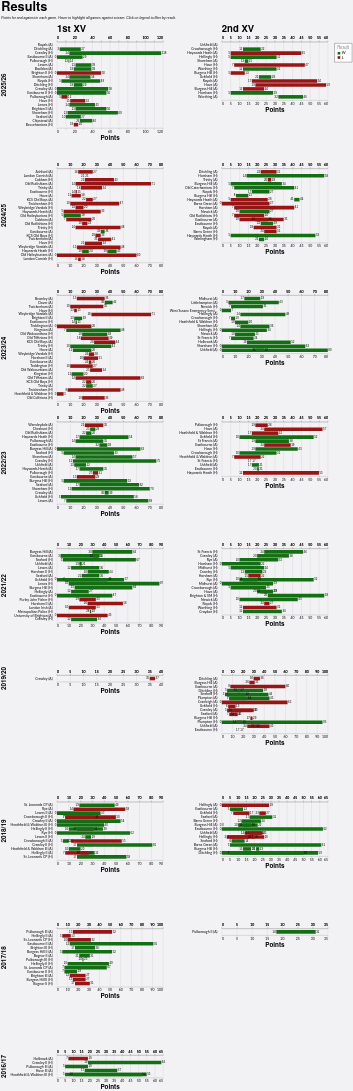

Vega-Lite specification for this chart:
### Vega-Lite specification from a JSON file in a GitHub repository (floating-point values rounded to 4 significant figures; data arrays with more than 128 entries replaced by an {"elided": "..."} marker saying what was removed)
{"config": {"axis": {"labelFont": "Lato, sans-serif", "titleFont": "PT Sans Narrow, Helvetica Neue, Helvetica, Arial, sans-serif", "labelFontSize": 13, "titleFontSize": 24, "gridColor": "#202947", "gridOpacity": 0.2}, "header": {"labelFont": "PT Sans Narrow, Helvetica Neue, Helvetica, Arial, sans-serif", "titleFont": "PT Sans Narrow, Helvetica Neue, Helvetica, Arial, sans-serif", "labelFontSize": 24, "titleFontSize": 28, "labelFontWeight": "bold", "orient": "left"}, "legend": {"labelFont": "Lato, sans-serif", "titleFont": "PT Sans Narrow, Helvetica Neue, Helvetica, Arial, sans-serif", "labelFontSize": 14, "titleFontSize": 16, "titlePadding": 5, "fillColor": "white", "strokeColor": "black", "padding": 10, "titleFontWeight": "lighter", "titleFontStyle": "italic", "titleColor": "gray", "offset": 10}, "title": {"font": "PT Sans Narrow, Helvetica Neue, Helvetica, Arial, sans-serif", "fontSize": 48, "fontWeight": "bold", "anchor": "start", "align": "center", "titlePadding": 20, "subtitlePadding": 10, "subtitleFontSize": 13, "subtitleColor": "", "subtitleFontStyle": "italic", "offset": 15, "color": "black"}, "axisX": {"labelAngle": 0}, "facet": {"title": null, "header": null, "align": {"row": "each", "column": "each"}}, "resolve": {"scale": {"y": "independent", "facet": "independent"}}, "background": "#f2f1f4", "view": {"strokeWidth": 0}}, "data": {"name": "data-22e9eb1f93966f4615ba61b90eb46159"}, "facet": {"column": {"field": "squad", "header": {"labelAnchor": "start", "labelExpr": "datum.value + ' XV'", "labelFontSize": 36, "title": null}, "title": null, "type": "nominal"}, "row": {"field": "season", "sort": {"field": "season", "order": "descending"}, "title": null, "type": "nominal"}}, "spec": {"layer": [{"mark": {"type": "bar"}, "encoding": {"color": {"field": "result", "legend": {"orient": "right", "title": "Result", "titleOrient": "top"}, "scale": {"domain": ["W", "L"], "range": ["#146f14", "#981515"]}, "type": "nominal"}, "detail": {"field": "game_id", "type": "nominal"}, "opacity": {"condition": {"param": "param_6", "value": 1.0, "empty": true}, "value": 0.2}, "x": {"axis": {"offset": 5, "orient": "bottom"}, "field": "pf", "title": "Points", "type": "quantitative"}, "x2": {"field": "pa"}, "y": {"axis": {"domain": false, "grid": false, "offset": 15, "ticks": false, "title": null}, "field": "game_label", "sort": {"field": "date", "order": "descending"}, "title": null, "type": "nominal"}}, "name": "view_2"}, {"mark": {"type": "text", "align": "right", "dx": -2, "dy": 0}, "encoding": {"color": {"value": "black"}, "detail": {"field": "game_id", "type": "nominal"}, "opacity": {"condition": {"param": "param_6", "value": 1.0, "empty": true}, "value": 0.2}, "text": {"field": "loser", "type": "nominal"}, "x": {"axis": {"offset": 5, "orient": "top"}, "field": "loser", "title": null, "type": "quantitative"}, "y": {"axis": {"domain": false, "grid": false, "offset": 15, "ticks": false, "title": null}, "field": "game_label", "sort": {"field": "date", "order": "descending"}, "title": null, "type": "nominal"}}}, {"mark": {"type": "text", "align": "left", "dx": 2, "dy": 0}, "encoding": {"color": {"value": "black"}, "detail": {"field": "game_id", "type": "nominal"}, "opacity": {"condition": {"param": "param_6", "value": 1.0, "empty": true}, "value": 0.2}, "text": {"field": "winner", "type": "nominal"}, "x": {"axis": {"offset": 5, "orient": "top"}, "field": "winner", "title": null, "type": "quantitative"}, "y": {"axis": {"domain": false, "grid": false, "offset": 15, "ticks": false, "title": null}, "field": "game_label", "sort": {"field": "date", "order": "descending"}, "title": null, "type": "nominal"}}}], "height": {"step": 15}, "transform": [{"filter": {"param": "param_7", "empty": true}}], "width": 400}, "params": [{"name": "param_6", "select": {"type": "point", "clear": "mouseout", "fields": ["opposition"], "on": "hover"}, "views": ["view_2"]}, {"name": "param_7", "select": {"type": "point", "fields": ["result"]}, "views": ["view_2"]}], "resolve": {"scale": {"x": "independent", "y": "independent"}}, "spacing": 10, "title": {"text": "Results", "subtitle": "Points for and against in each game. Hover to highlight all games against a team. Click on legend to filter by result."}, "$schema": "https://vega.github.io/schema/vega-lite/v5.20.1.json", "datasets": {"data-22e9eb1f93966f4615ba61b90eb46159": {"elided": "273 records"}}}
